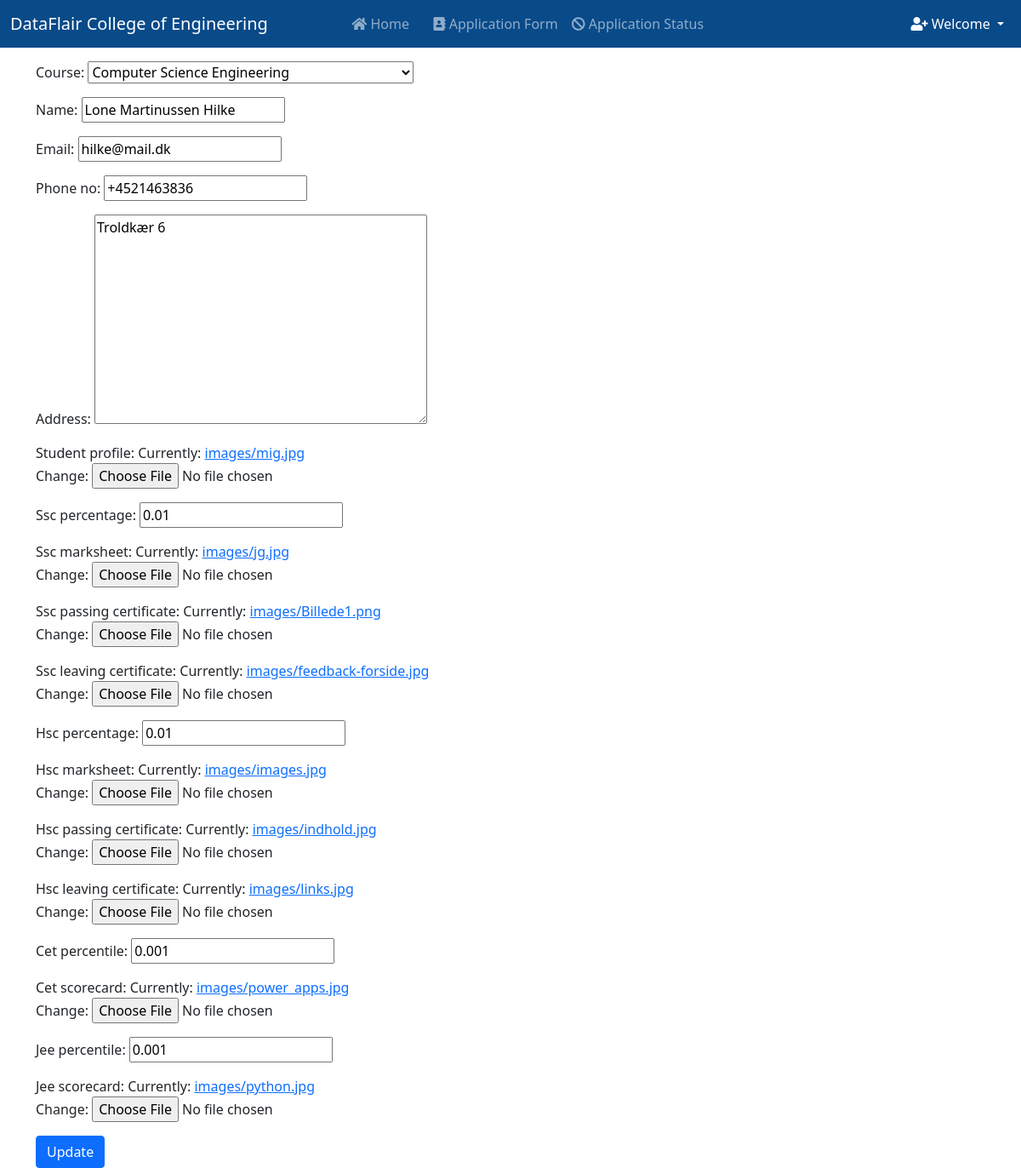
Page /edit_application/ (signed in) on the committed database.
### project/models.py (models this page shows, shortened)
class Application(models.Model):
    COURSES = (
    ('Computer Science Engineering', 'Computer Science Engineering'),
    ('Information Technology Engineering', 'Information Technology Engineering'),
    ('Electronics and Telecommunication Engineering', 'Electronics and Telecommunication Engineering'),
    ('Electronics Engineering', 'Electronics Engineering'),
    )
    STATUS = (
        ('Approved', 'Approved'),
        ('Pending', 'Pending'),
        ('Rejected', 'Rejected'),
    )
    user = models.OneToOneField(User, on_delete=models.CASCADE, blank=True, null=True)
    course = models.CharField(max_length=100, choices= COURSES)
    name = models.CharField(max_length=200)
    email = models.CharField(max_length=200)
    phone_no = models.CharField(max_length=200)
    address = models.TextField(max_length=200)
    student_profile = models.ImageField(upload_to="images")
    ssc_percentage = models.DecimalField(max_digits=4, decimal_places=2, null=True)
    ssc_marksheet = models.ImageField(upload_to="images", null=True)
    ssc_passing_certificate = models.ImageField(upload_to="images", null=True)
    ssc_leaving_certificate = models.ImageField(upload_to="images", null=True)
    hsc_percentage = models.DecimalField(max_digits=4, decimal_places=2, null=True)
    hsc_marksheet = models.ImageField(upload_to="images", null=True)
    hsc_passing_certificate = models.ImageField(upload_to="images", null=True)
    hsc_leaving_certificate = models.ImageField(upload_to="images", null=True)
    cet_percentile = models.DecimalField(max_digits=5, decimal_places=3, null=True)
    cet_scorecard = models.ImageField(upload_to="images", null=True)
    jee_percentile = models.DecimalField(max_digits=5, decimal_places=3, null=True)
    jee_scorecard = models.ImageField(upload_to="images", null=True)
    Application_Status = models.TextField(max_length=100, choices=STATUS, default="Pending")
    message = models.TextField(max_length=100, default="")

### project/views.py (the view)
# urls.py: path("edit_application/", views.edit_application, name="edit_application"),
def edit_application(request):
    if not request.user.is_authenticated:
        return redirect("/login")
    try:
        application = request.user.application
    except Application.DoesNotExist:
        application = Application(user=request.user)
    if request.method=="POST":
        form = ApplicationForm(data=request.POST, files=request.FILES, instance=application)
        if form.is_valid():
            form.save()
            alert = True
            return render(request, "edit_application.html", {'alert':alert})
    else:
        form=ApplicationForm(instance=application)
    return render(request, "edit_application.html", {'form':form})

### project/forms.py
class ApplicationForm(forms.ModelForm):
    class Meta:
        model = Application
        exclude = ('user', 'Application_Status', 'message',)

### project/templates/edit_application.html (shortened to what this page needs)
{% extends 'basic.html' %}
{% block body %}
<form action="/edit_application/" enctype="multipart/form-data" method="POST"> {% csrf_token %}
    <div class="container mt-3">
   {{ form.as_p }}
        <button type="submit" class="btn btn-primary">Update</button>
    </div>
</form>
{% endblock %}

### rows in the picture
Application: course "Computer Science Engineering", name "Lone Martinussen Hilke", email "hilke@mail.dk", phone_no "+4521463836", address "Troldkær 6", ssc_percentage "0.01", hsc_percentage "0.01", cet_percentile "0.001", jee_percentile "0.001"
